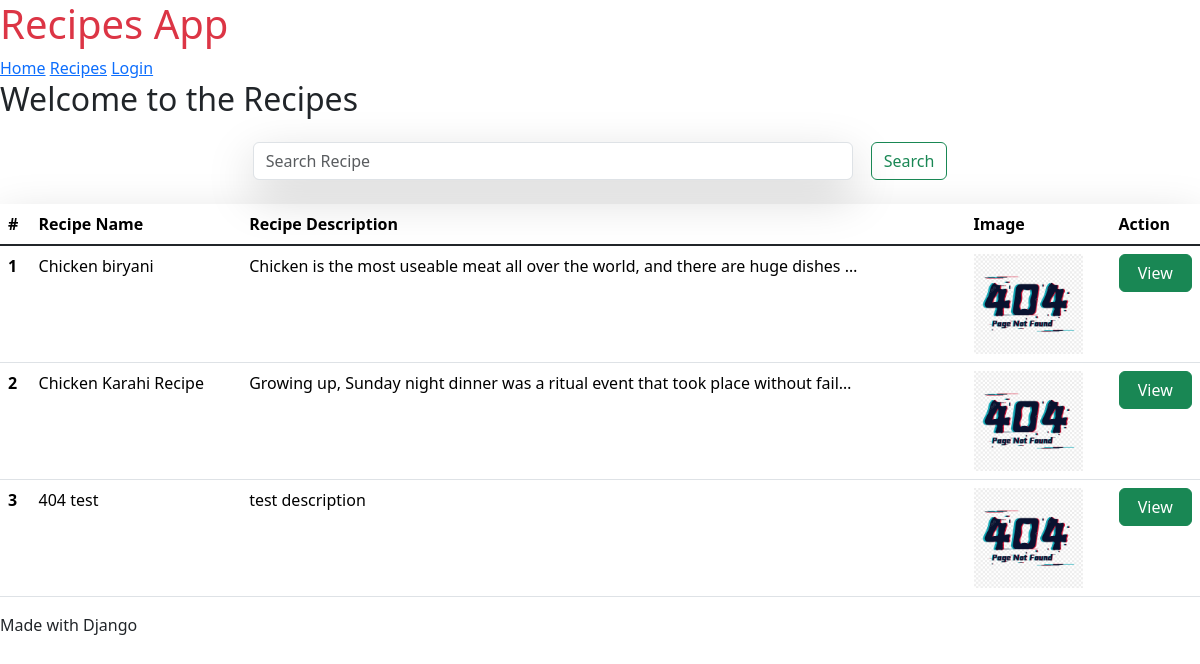
Page /recipes/ on the earlier database version.
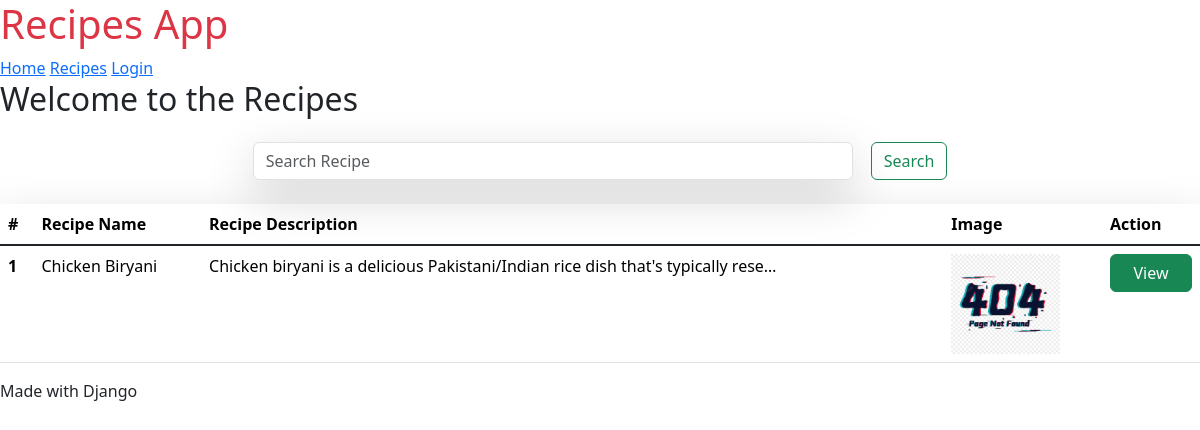
Same page on the later database version.
### recipe/models.py (models this page shows, shortened)
class Recipe(models.Model):
    user = models.ForeignKey(User, on_delete=models.SET_NULL, null=True, blank=True)
    title = models.CharField(max_length=100)
    description = models.TextField()
    image = models.ImageField(upload_to='recipes/')
    slug = models.SlugField(unique=True, blank=True)

### recipe/views.py (the view)
# urls.py: path('recipes/', recipes, name="recipes"),
def recipes(request):
    all_recipes = Recipe.objects.all()
    query = request.GET.get('search')
    if query:
        all_recipes = Recipe.objects.filter(title__icontains=query)
    else:
        all_recipes = Recipe.objects.all()
    context = {"recipes": all_recipes}
    return render(request, 'recipe/recipes.html', context)

### recipe/templates/recipe/recipes.html (shortened to what this page needs)
{% extends "recipe/base.html" %}
 {% block content %}
<h2>Welcome to the Recipes</h2>
<form class="d-flex justify-content-center align-items-center my-4" style="gap: 10px;">
  <input class="form-control me-2 w-50 shadow-lg" name="search" required type="text" placeholder="Search Recipe" aria-label="Search">
  <button class="btn btn-outline-success" type="submit">Search</button>
</form>
<table class="table">
  <thead class="thead-dark">
    <tr class="shadow-lg">
      <th scope="col">#</th>
      <th scope="col">Recipe Name</th>
      <th scope="col">Recipe Description</th>
      <th scope="col">Image</th>
      <th scope="col">Action</th>
    </tr>
  </thead>
  <tbody class="table-group-divider bg-light">
        {% for recipe in recipes%}
        <tr>
        <th scope="row">{{forloop.counter}}</th>
        <td>{{recipe.title}}</td>
        <td>{{recipe.description | truncatechars:80}}</td>
        <td>
                 {% if recipe.image %}
                  <img src="{{ recipe.image.url }}" onerror="this.onerror=null;this.src='/static/images/404.jpg';" style="height: 100px;">
                {% else %}
                    <img src="/static/images/404.jpg" style="height: 100px;">
                {% endif %}
        </td>
        <td>
          <a href="/show/{{recipe.slug}}" class="btn btn-success w-100 mb-2">View</a>
        </td>
        </tr>
        {% endfor %}
  </tbody>
</table>
{% endblock %}

Differences in the rows shown:
removed Recipe: title "Chicken biryani", description "Chicken is the most useable meat all over the world, and there are huge dishes …"
removed Recipe: title "Chicken Karahi Recipe", description "Growing up, Sunday night dinner was a ritual event that took place without fail…"
removed Recipe: title "404 test", description "test description"
added Recipe: title "Chicken Biryani", description "Chicken biryani is a delicious Pakistani/Indian rice dish that's typically rese…"
